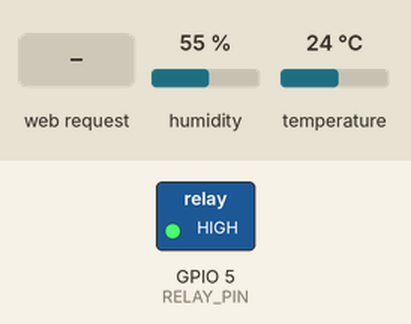
Simulated run of this sketch. Board: ESP32. Parts: switched loads named in the sketch (green lamp = pin HIGH). The test bench sets the inputs (shaded band); at power-on: humidity 55 %, temperature 24 °C. WiFi joins after 1.5 s; servers stay silent unless stated; what the sketch prints to the serial monitor is not drawn.

Above: at 2.7 s.
2.8 s: HTTP request GET /ledon received
At 3.8 s:
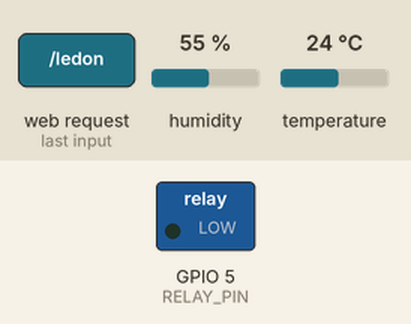
4.3 s: HTTP request GET /ledoff received
At 5.3 s:
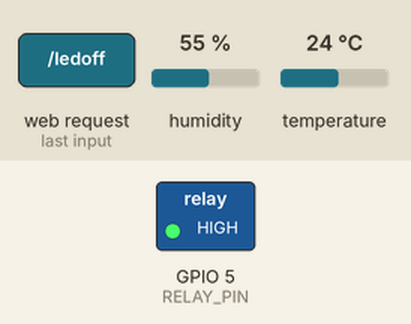
Timing chart, 0 to 7.3 s (numbered marks = the images above; inputs shaded):
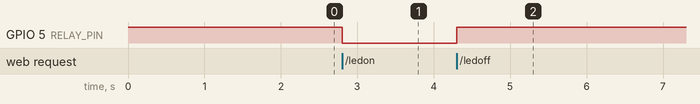

Measured:
- after the input at 2.8 s, GPIO 5 (RELAY_PIN): HIGH → LOW at once
- after the input at 4.3 s, GPIO 5 (RELAY_PIN): LOW → HIGH at once

The sketch:

SmartHome_temp_humidity_remote_lamp_control.ino
```cpp
#include <WiFi.h>
#include <WebServer.h>
#include <DHT.h>

// ── Wi-Fi
const char* ssid     = "Victor";
const char* password = "12345678";

// ── IP Statique
IPAddress local_IP(192, 168, 66, 100);
IPAddress gateway(192, 168, 66, 1);
IPAddress subnet(255, 255, 255, 0);

// ── Pins
#define DHT_PIN   4
#define RELAY_PIN 5
#define DHT_TYPE  DHT11

DHT dht(DHT_PIN, DHT_TYPE);
WebServer server(80);

bool lampState = false;

// ── PAGE WEB
String getPage() {
  float h = dht.readHumidity();
  float t = dht.readTemperature();

  String state = lampState ? "ALLUMÉE 💡" : "ÉTEINTE";
  String btnOn  = lampState ? "opacity:0.4" : "opacity:1";
  String btnOff = lampState ? "opacity:1"   : "opacity:0.4";
  String temp   = isnan(t) ? "--" : String(t, 1);
  String hum    = isnan(h) ? "--" : String(h, 1);

  String html = "<!DOCTYPE html><html><head>";
  html += "<meta charset='UTF-8'>";
  html += "<meta name='viewport' content='width=device-width, initial-scale=1'>";
  html += "<meta http-equiv='refresh' content='3'>";
  html += "<title>Smart Home</title>";
  html += "<style>";
  html += "body{font-family:Arial,sans-serif;background:#0D1B4B;color:white;text-align:center;margin:0;padding:20px;}";
  html += "h1{color:#C8A951;font-size:28px;margin-bottom:5px;}";
  html += "p.sub{color:#aaa;font-size:14px;margin-bottom:30px;}";
  html += ".card{background:#1A2A6C;border-radius:16px;padding:20px;margin:15px auto;max-width:340px;}";
  html += ".card h2{color:#C8A951;font-size:16px;margin-bottom:12px;}";
  html += ".state{font-size:22px;font-weight:bold;margin:10px 0;}";
  html += ".btn{display:inline-block;padding:12px 30px;border-radius:10px;font-size:16px;font-weight:bold;text-decoration:none;margin:6px;color:white;}";
  html += ".on{background:#27AE60;}";
  html += ".off{background:#E74C3C;}";
  html += ".sensor{font-size:36px;font-weight:bold;color:white;}";
  html += ".unit{font-size:16px;color:#aaa;}";
  html += ".row{display:flex;justify-content:space-around;margin-top:10px;}";
  html += ".col{flex:1;}";
  html += "</style></head><body>";

  html += "<h1>🏠 Smart Home</h1>";
  html += "<p class='sub'>Réseau : Victor &nbsp;|&nbsp; IP : 192.168.66.100</p>";

  // Carte lampe
  html += "<div class='card'>";
  html += "<h2>💡 Contrôle Lampe</h2>";
  html += "<div class='state'>Lampe : " + state + "</div>";
  html += "<a href='/ledon'  class='btn on'  style='" + btnOn  + "'>Allumer</a>";
  html += "<a href='/ledoff' class='btn off' style='" + btnOff + "'>Éteindre</a>";
  html += "</div>";

  // Carte capteurs
  html += "<div class='card'>";
  html += "<h2>🌡️ Capteurs — Mise à jour auto (3s)</h2>";
  html += "<div class='row'>";
  html += "<div class='col'><div class='unit'>Température</div><div class='sensor'>" + temp + "°</div><div class='unit'>Celsius</div></div>";
  html += "<div class='col'><div class='unit'>Humidité</div><div class='sensor'>" + hum + "%</div><div class='unit'>Relative</div></div>";
  html += "</div></div>";

  html += "</body></html>";
  return html;
}

// ── HANDLERS
void handleRoot() {
  server.send(200, "text/html", getPage());
}

void handleLedOn() {
  lampState = true;
  digitalWrite(RELAY_PIN, LOW);  // actif BAS
  server.send(200, "text/html", getPage());
}

void handleLedOff() {
  lampState = false;
  digitalWrite(RELAY_PIN, HIGH);
  server.send(200, "text/html", getPage());
}

void handleRead() {
  float h = dht.readHumidity();
  float t = dht.readTemperature();
  String data = "T:" + String(t, 1) + " H:" + String(h, 1);
  server.send(200, "text/plain", data);
}

void setup() {
  Serial.begin(115200);
  pinMode(RELAY_PIN, OUTPUT);
  digitalWrite(RELAY_PIN, HIGH); // relais OFF au démarrage
  dht.begin();

  WiFi.config(local_IP, gateway, subnet);
  WiFi.begin(ssid, password);
  Serial.print("Connexion Wi-Fi");
  while (WiFi.status() != WL_CONNECTED) {
    delay(500);
    Serial.print(".");
  }
  Serial.println("\nConnecté ! IP : " + WiFi.localIP().toString());

  server.on("/",       handleRoot);
  server.on("/ledon",  handleLedOn);
  server.on("/ledoff", handleLedOff);
  server.on("/read",   handleRead);
  server.begin();
  Serial.println("Serveur démarré !");
}

void loop() {
  server.handleClient();
}
```
